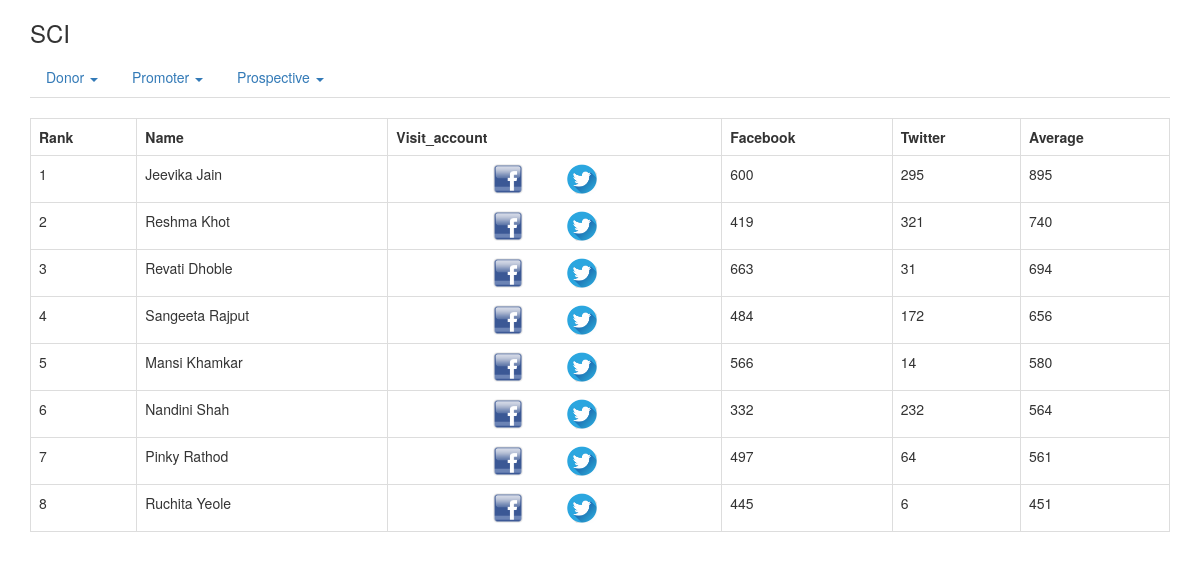
The app's page /score4.php with its own data.
### tables this page shows
CREATE TABLE `user_scores` (
  `us_id` int(11) NOT NULL,
  `ue_id` int(11) NOT NULL,
  `st_id` int(11) NOT NULL,
  `score` int(11) NOT NULL,
  `percent_score` float DEFAULT NULL,
  `details` text
);

CREATE TABLE `user` (
  `u_id` int(11) NOT NULL,
  `name` varchar(30) NOT NULL,
  `phone_no` bigint(10) DEFAULT NULL,
  `email_id` varchar(50) DEFAULT NULL,
  `address` text,
  `city` varchar(20) DEFAULT NULL,
  `pin` int(11) DEFAULT NULL
);

### score4.php (the view, shortened to what this page needs)
<!DOCTYPE html>
<?php
include_once 'dbconn.php';
?>
<html>
<head>
    <link rel="stylesheet" href="https://maxcdn.bootstrapcdn.com/bootstrap/3.3.5/css/bootstrap.min.css">
</head>
<body>
<div class="container">
<h3>SCI</h3>
<ul class="nav nav-tabs" role="tablist">
  <li class="active">
  <li class="dropdown">
            <a class="dropdown-toggle" data-toggle="dropdown" href="#">Donor <b class="caret"></b></a>
		</li>
	</li>
   <li class="dropdown">
            <a class="dropdown-toggle" data-toggle="dropdown" href="#">Promoter <b class="caret"></b></a>
  </li>
   <li class="dropdown">
            <a class="dropdown-toggle" data-toggle="dropdown" href="#">Prospective <b class="caret"></b></a>
  </li>
  </ul>
<div class="tab-content">
  <div class="tab-pane active" id="davg">
  <br>
  <table class="table table-bordered">
<tr>
	<th>Rank</th>
	<th>Name</th>
	<th>Visit_account</th>
	<th>Facebook</th>
	<th>Twitter</th>
	<th>Average</th>
</tr>
	  <?php
          $abcd=mysqli_query($conn,"SELECT u_id,percent_score from user_scores as u1, user_extended as u2 where u1.ue_id=u2.ue_id and ut_id=1 and st_id=10 order by percent_score DESC");
            if(mysqli_num_rows($abcd)>0)
            {
				$i=1;
                while($row=mysqli_fetch_row($abcd))
                {
	?>
                    <tr>
                    	<td><?php echo $i; ?></td>
						<td>
						<?php $pq=mysqli_query($conn,"SELECT name from user where u_id='$row[0]'");
						$arr=mysqli_fetch_row($pq);
						?>
						<?php echo $arr[0]; ?>
						</td>
						<td><center>
						<?php $xy=mysqli_query($conn,"SELECT account_id from user_accounts where u_id='$row[0]' and at_id=1");
						$arr1=mysqli_fetch_row($xy);
						?>
						<?php $twit=mysqli_query($conn,"SELECT account_name from user_accounts where u_id='$row[0]' and at_id=2");
						$tarr=mysqli_fetch_row($twit);
						?>
						<a href="http://www.facebook.com/<?php echo $arr1[0]; ?>" target="_blank" ><img src="Facebook.png" width="30" height="30" hspace="10"></a>
						<a href="http://www.twitter.com/<?php echo $tarr[0]; ?>" target="_blank"><img src="twitter.png" width="30" height="30" hspace="30"></a></center>
						</td>
						<td>
						<?PHP $ab=mysqli_query($conn,"SELECT percent_score from user_scores as s,user_extended as e where e.u_id ='$row[0]' and st_id=1 AND e.ut_id=1 AND e.ue_id=s.ue_id");
						$array=mysqli_fetch_row($ab);
						?>
						<?php echo $array[0]; ?></td>
						<td>
						<?PHP $cb=mysqli_query($conn,"SELECT percent_score from user_scores as s,user_extended as e where e.u_id='$row[0]' and st_id=2 AND e.ut_id=1 AND e.ue_id=s.ue_id");
						$abc=mysqli_fetch_row($cb);
						?>
						<?php echo $abc[0]; ?></td>
						<td><?php echo $row[1]; ?></td>
					</tr>
                    <?php
					$i++;
				}
			}?>
	</table>
    </div>
</div>
</div>
</body>
</html>

### records on screen
user_scores: user.name "Jeevika Jain", user_scores.percent_score "600", abc "295", percent_score "895"
user_scores: user.name "Reshma Khot", user_scores.percent_score "419", abc "321", percent_score "740"
user_scores: user.name "Revati Dhoble", user_scores.percent_score "663", abc "31", percent_score "694"
user_scores: user.name "Sangeeta Rajput", user_scores.percent_score "484", abc "172", percent_score "656"
user_scores: user.name "Mansi Khamkar", user_scores.percent_score "566", abc "14", percent_score "580"
user_scores: user.name "Nandini Shah", user_scores.percent_score "332", abc "232", percent_score "564"
user_scores: user.name "Pinky Rathod", user_scores.percent_score "497", abc "64", percent_score "561"
user_scores: user.name "Ruchita Yeole", user_scores.percent_score "445", abc "6", percent_score "451"
